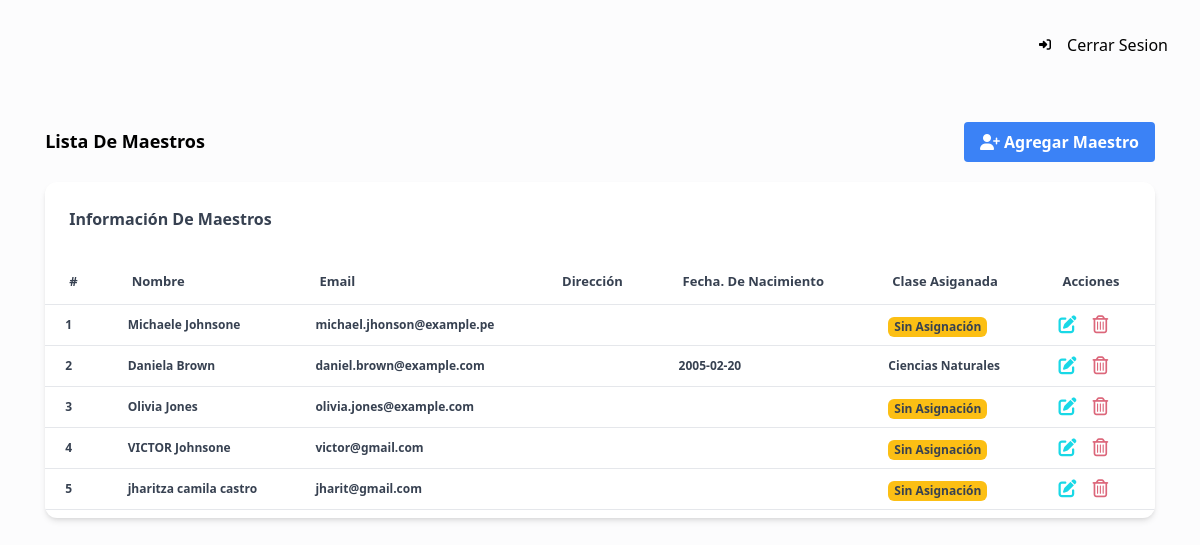
Before: /administradores/maestros (signed in) with the older database file.
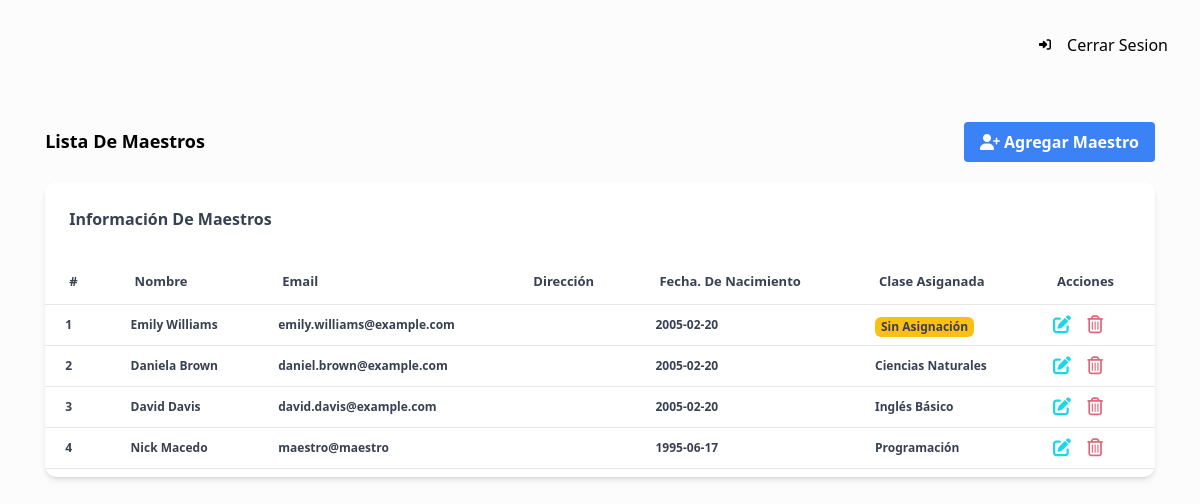
After: the same page with the newer database file.
### tables this page shows
CREATE TABLE `usuarios` (
  `id_usuario` int NOT NULL AUTO_INCREMENT,
  `dni` varchar(15) DEFAULT NULL,
  `nombre` varchar(255) DEFAULT NULL,
  `apellido` varchar(255) DEFAULT NULL,
  `correo_electronico` varchar(255) DEFAULT NULL,
  `contrasena` varchar(255) DEFAULT NULL,
  `rol` enum('ADMIN','MAESTRO','ALUMNO') DEFAULT NULL,
  `activo` tinyint(1) DEFAULT NULL,
  PRIMARY KEY (`id_usuario`),
  UNIQUE KEY `dni` (`dni`),
  UNIQUE KEY `correo_electronico` (`correo_electronico`)
);

CREATE TABLE `maestros` (
  `id_maestro` int NOT NULL AUTO_INCREMENT,
  `id_usuario` int DEFAULT NULL,
  `fecha_nacimiento` date DEFAULT NULL,
  `direccion` text,
  PRIMARY KEY (`id_maestro`),
  KEY `maestros_ibfk_1` (`id_usuario`),
  CONSTRAINT `maestros_ibfk_1` FOREIGN KEY (`id_usuario`) REFERENCES `usuarios` (`id_usuario`) ON DELETE CASCADE ON UPDATE CASCADE
);

CREATE TABLE `clases` (
  `id_clase` int NOT NULL AUTO_INCREMENT,
  `nombre` varchar(255) DEFAULT NULL,
  `cupo_maximo` int DEFAULT NULL,
  `activo` tinyint(1) DEFAULT NULL,
  PRIMARY KEY (`id_clase`)
);

### config/dataBase.php (called while the page is built)
<?php
return [
    "host" => "localhost",
    "username" => "root",
    "userPassword" => "16345abcde@A",
    "dbname" => "universidad"
];

### models/Model.php (called while the page is built, shortened)
<?php
class Model
{
    public function __construct()
    {
        $config = include($_SERVER["DOCUMENT_ROOT"] . "/config/dataBase.php");
        try {
            $dsn = "mysql:host=" . $config['host'] . "; dbname=" . $config['dbname'];
            $this->db = new PDO($dsn, $config["username"], $config["userPassword"]);
        } catch (PDOException $e) {
            echo "Error" . $e->getMessage();
        }
    }
}

### models/AdministradorModel.php (called while the page is built, shortened)
<?php
include $_SERVER["DOCUMENT_ROOT"] . "/models/Model.php";
class AdministradorModel extends Model
{
    public function showTeachers()
    {
        $res = $this->db->query(
            "   SELECT u.id_usuario, m.id_maestro, rc.id_relacion, u.nombre, u.apellido, u.correo_electronico,m.direccion, m.fecha_nacimiento, c.nombre as clase_asignada from usuarios u
                                    left join   maestros m on  m.id_usuario = u.id_usuario
                                    left join relacion_maestros_clases rc on rc.id_maestro = m.id_maestro
                                    left join clases c on c.id_clase = rc.id_clase
                                    where u.rol = 'MAESTRO' and u.activo = 1 and u.id_usuario <> 16"
        );
        $data = $res->fetchAll(PDO::FETCH_ASSOC);
        return $data;
    }
}

### views/administradores/maestro.php (the view, shortened to what the changed rows need)
<!DOCTYPE html>
<html lang="en">
<head>
    <link rel="stylesheet" href="../../dist/output.css">
    <script src="https://cdn.tailwindcss.com"></script>
</head>
<body>
    <div class="min-h-screen bg-gray-50/50">
        <div class="p-4 xl:ml-72">
            <div class="mt-12">
                <div class="w-[95%] mx-auto">
                    <div
                        class="relative flex flex-col bg-clip-border rounded-xl bg-white text-gray-700 shadow-md overflow-hidden xl:col-span-2 ">
                        <div class="p-6  px-0 pt-0 pb-2">
                            <table class="w-full min-w-[840px] table-auto ">
                                <thead>
                                    <tr>
                                        <th class="border-b border-blue-gray-50 py-3 px-6 text-left">
                                            <p
                                                class="block antialiased font-sans text-[13px]  capitalize text-blue-gray-400 font-bold">
                                                #</p>
                                        </th>
                                        <th class="border-b border-blue-gray-50 py-3 px-6 text-left">
                                            <p
                                                class="block antialiased font-sans text-[13px]  capitalize text-blue-gray-400 font-bold">
                                                nombre</p>
                                        </th>
                                        <th class="border-b border-blue-gray-50 py-3 px-6 text-left">
                                            <p
                                                class="block antialiased font-sans text-[13px]  capitalize text-blue-gray-400 font-bold">
                                                email</p>
                                        </th>
                                        <th class="border-b border-blue-gray-50 py-3 px-6 text-left">
                                            <p
                                                class="block antialiased font-sans text-[13px]  capitalize text-blue-gray-400 font-bold">
                                                dirección</p>
                                        </th>
                                        <th class="border-b border-blue-gray-50 py-3 px-6 text-left">
                                            <p
                                                class="block antialiased font-sans text-[13px]  capitalize text-blue-gray-400 font-bold">
                                                fecha. de nacimiento</p>
                                        </th>
                                        <th class="border-b border-blue-gray-50 py-3 px-6 text-left">
                                            <p
                                                class="block antialiased font-sans text-[13px]  capitalize text-blue-gray-400 font-bold">
                                                clase asiganada</p>
                                        </th>
                                        <th class="border-b border-blue-gray-50 py-3 px-6 text-left">
                                            <p
                                                class="block antialiased font-sans text-[13px]  capitalize text-blue-gray-400 font-bold">
                                                acciones</p>
                                        </th>
                                    </tr>
                                </thead>
                                <tbody>
                                    <?php
                                    $numeracion = 1;
                                    foreach ($maestros as $maestro) {
                                    ?>
                                    <tr class=" hover:bg-[#c3dff9]">
                                        <td class="py-2 px-5 border-b border-blue-gray-50">
                                            <p class="block antialiased font-sans text-xs text-blue-gray-900 font-bold">
                                                <?= $numeracion++ ?></p>
                                        </td>
                                        <td class="py-2 px-5 border-b border-blue-gray-50">
                                            <p
                                                class="block antialiased font-sans text-xs  text-blue-gray-900 font-bold">
                                                <?= $maestro["nombre"] ?> <?= $maestro["apellido"] ?></p>
                                        </td>
                                        <td class="py-2 px-5 border-b border-blue-gray-50">
                                            <p
                                                class="block antialiased font-sans text-xs  text-blue-gray-900 font-bold">
                                                <?= $maestro["correo_electronico"] ?></p>
                                        </td>
                                        <td class="py-2 px-5 border-b border-blue-gray-50">
                                        </td>
                                        <td class="py-2 px-5 border-b border-blue-gray-50">
                                            <p
                                                class="block antialiased font-sans text-xs  text-blue-gray-900 font-bold">
                                                <?= $maestro["fecha_nacimiento"] ?></p>
                                        </td>
                                        <td class="py-2 px-5 border-b border-blue-gray-50">
                                            <?php
                                                if ($maestro["clase_asignada"] !== "Sin Asignación" && $maestro["clase_asignada"] !== Null) { ?>
                                            <p
                                                class="block antialiased font-sans text-xs  text-blue-gray-900 font-bold">
                                                <?= $maestro["clase_asignada"] ?></p>
                                            <?php   } else {  ?>
                                            <p
                                                class="inline-block py-[2px] px-[6px] rounded-md antialiased font-sans text-xs capitalize  font-bold bg-[#fcbf14]">
                                                Sin asignación</p>
                                            <?php   } ?>
                                        </td>
                                        <td class="py-2 px-5 border-b border-blue-gray-50 ">
                                            <a href="#"
                                                onclick='openModal("<?= $maestro["id_usuario"] ?>" ,"<?= $maestro["id_maestro"] ?>" ,"<?= $maestro["id_relacion"] ?>","<?= $maestro["correo_electronico"] ?>" , "<?= $maestro["nombre"] ?>" , "<?= $maestro["apellido"] ?>" , "<?= $maestro["direccion"] ?>" , "<?= $maestro["fecha_nacimiento"] ?>" , "<?= $maestro["clase_asignada"] ?>" )'>
                                                <i
                                                    class="fa-solid fa-pen-to-square text-[18px] text-[#19d8e6] hover:text-[#6db4b9]"></i>
                                            </a>
                                            <a href="/administradores/deleteMaestro?id=<?= $maestro["id_usuario"] ?>"
                                                class="ml-3">
                                                <i
                                                    class="fa-regular fa-trash-can text-[18px] hover:text-red-900 text-[#dc667a]"></i>
                                            </a>
                                        </td>
                                    </tr>
                                    <?php } ?>
                                </tbody>
                            </table>
                        </div>
                    </div>
                </div>
            </div>
        </div>
    </div>
</body>
</html>

Changed rows visible on the page:
no longer on this page (row edited): usuarios: nombre "Michaele", apellido "Johnsone", correo_electronico "michael.jhonson@example.pe", shows "Sin Asignación"
removed usuarios: nombre "Olivia", apellido "Jones", correo_electronico "olivia.jones@example.com", shows "Sin Asignación"
removed usuarios: nombre "VICTOR", apellido "Johnsone", correo_electronico "victor@gmail.com", shows "Sin Asignación"
removed usuarios: nombre "jharitza camila", apellido "castro", correo_electronico "jharit@gmail.com", shows "Sin Asignación"
now on this page (row edited): usuarios: nombre "Emily", apellido "Williams", correo_electronico "emily.williams@example.com", maestros.fecha_nacimiento "2005-02-20", shows "Sin Asignación"
now on this page (row edited): usuarios: nombre "David", apellido "Davis", correo_electronico "david.davis@example.com", maestros.fecha_nacimiento "2005-02-20", clases.nombre "Inglés Básico"
added usuarios: nombre "Nick", apellido "Macedo", correo_electronico "maestro@maestro", maestros.fecha_nacimiento "1995-06-17", clases.nombre "Programación"
